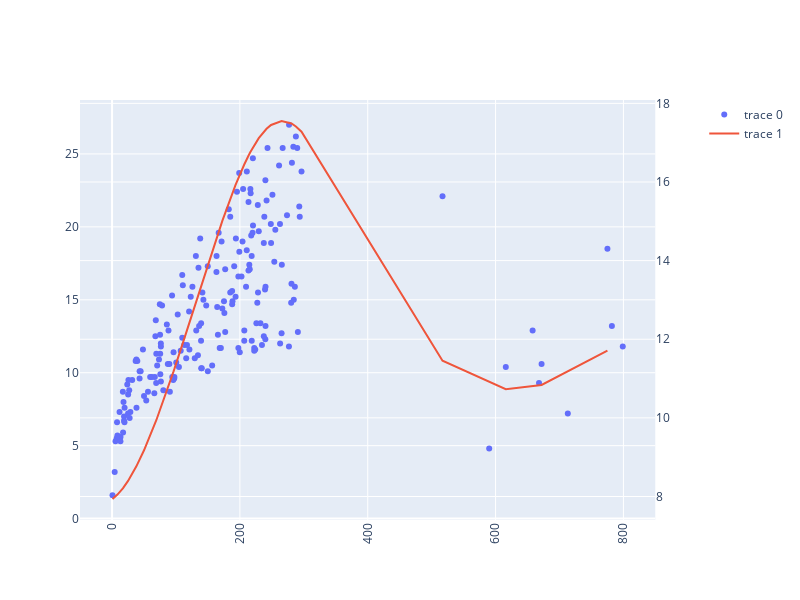

The code cell stored with this chart in its notebook:
### Code cell
y_svr = svr.predict(X_test[use_columns].values)
df = pd.DataFrame({'x':X_test[use_columns].values.squeeze(), 'y': y_svr}).sort_values(by='x')
# px.line(df, x='x', y='y')

trace1= go.Scatter(mode='markers', x=sales_data['TV'], y=sales_data['Sales'])
trace2 = go.Scatter(x=df['x'], y=df['y'])

fig = make_subplots(specs=[[{"secondary_y": True}]])
fig.add_trace(trace1)
fig.add_trace(trace2,secondary_y=True)
fig['layout'].update(height = 600, width = 800,xaxis=dict(tickangle=-90))
fig.show()

### Figure 1 — Plotly figure (JSON) as saved in the notebook; plotly's stock layout.template omitted (floating-point values rounded to 4 significant figures; data arrays with more than 128 entries replaced by an {"elided": "..."} marker saying what was removed)
{"data": [{"mode": "markers", "type": "scatter", "x": {"elided": "200 float values"}, "y": {"elided": "200 float values"}}, {"type": "scatter", "x": [0.7, 7.8, 8.4, 16.9, 25, 38, 38.2, 50, 69.2, 78.2, 88.3, 96.2, 97.2, 97.5, 116, 117.2, 131.1, 134.3, 136.2, 139.3, 141.3, 147.3, 163.5, 164.5, 166.8, 171.3, 172.5, 193.2, 195.4, 199.1, 206.8, 213.4, 213.5, 214.7, 216.4, 229.5, 237.4, 241.7, 248.4, 248.8, 265.2, 280.2, 280.7, 287.6, 293.6, 296.4, 517, 616, 672, 775], "xaxis": "x", "y": [7.936, 8.038, 8.048, 8.209, 8.397, 8.768, 8.774, 9.176, 9.939, 10.34, 10.8, 11.18, 11.23, 11.24, 12.17, 12.23, 12.94, 13.11, 13.2, 13.36, 13.47, 13.77, 14.58, 14.63, 14.74, 14.96, 15.01, 15.93, 16.02, 16.16, 16.44, 16.67, 16.67, 16.71, 16.76, 17.11, 17.28, 17.35, 17.45, 17.45, 17.55, 17.49, 17.49, 17.41, 17.33, 17.28, 11.45, 10.73, 10.84, 11.71], "yaxis": "y2"}], "layout": {"height": 600, "width": 800, "xaxis": {"anchor": "y", "domain": [0, 0.94], "tickangle": -90}, "yaxis": {"anchor": "x", "domain": [0, 1]}, "yaxis2": {"anchor": "x", "overlaying": "y", "side": "right"}}}
